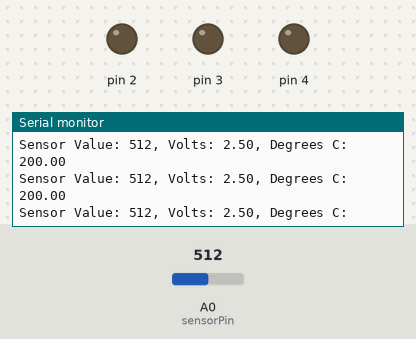
Simulated run of this sketch. Board: Arduino Uno, built with avr-gcc and run on an emulated ATmega328P. Shown: output pins drawn as LEDs (lit = HIGH), the last lines printed to the serial monitor. Inputs (shaded band) come from the test bench; at power-on: A0 (sensorPin) = 512.

Above: at 1.2 s.
1.3 s: A0 (sensorPin) set to 324
At 1.39 s:
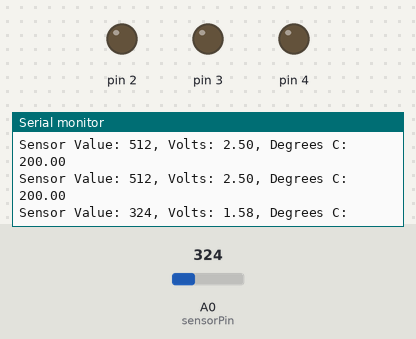
4.3 s: A0 (sensorPin) set to 297
At 4.31 s:
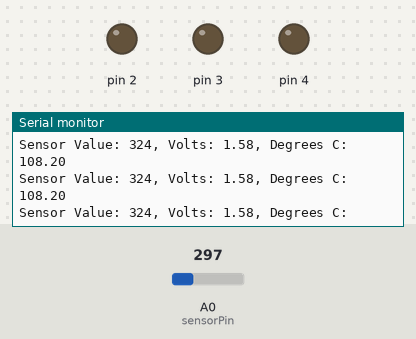
Timing chart, 0 to 7.3 s (numbered marks = the images above; inputs shaded):
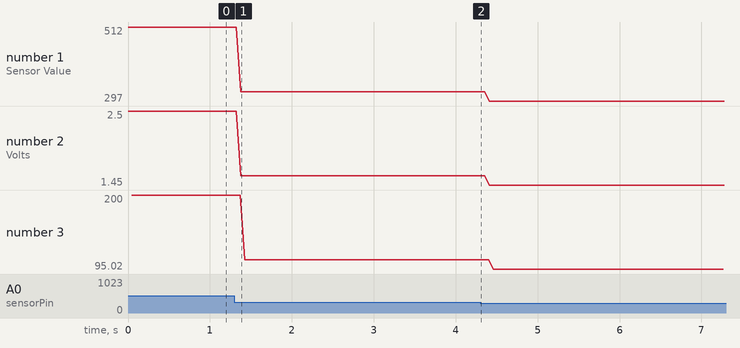

The sketch:

HeatMeter.ino
```cpp
// test some TMP and analoginput

const int sensorPin = A0;
const float baselineTemp = 28.0;

void setup() {
  Serial.begin(9600); // open serialPort

  for(int pinNumber = 2; pinNumber<5; pinNumber++){
    pinMode(pinNumber, OUTPUT); // set as output 2-4
    digitalWrite(pinNumber, LOW);
  }
}
void loop() {
  int sensorVal=analogRead(sensorPin); // 0 -1023
  Serial.print("Sensor Value: ");
  Serial.print(sensorVal);

  float voltage = (sensorVal/1024.0)*5; // 0-5 V, rescale
  Serial.print(", Volts: ");
  Serial.print(voltage);

  Serial.println(", Degrees C: ");
  //convert the voltage to temperature in degrees
  float temperature = (voltage- 0.5)* 100;
  Serial.println(temperature);

if(temperature < baselineTemp +1){
  digitalWrite(2, LOW);
  digitalWrite(3, LOW);
  digitalWrite(4, LOW);
  }else if(temperature >= baselineTemp+1 && temperature < baselineTemp+2){
    digitalWrite(2, HIGH);
    digitalWrite(3, LOW);
    digitalWrite(4, LOW);
  }else if(temperature >= baselineTemp+3 && temperature < baselineTemp+4){
    digitalWrite(2, HIGH);
    digitalWrite(3, HIGH);
    digitalWrite(4, LOW);
  }else if(temperature >= baselineTemp+4 && temperature < baselineTemp+5){
    digitalWrite(2, HIGH);
    digitalWrite(3, HIGH);
    digitalWrite(4, HIGH);
  }
  delay(1);
} //loop
```

Measured:
- after the input at 1.3 s, the serial monitor: prints a new line after 0.08 s (image 1)
- plotted number 1: 512 → 324 after the input at 1.3 s, 324 → 297 after the input at 4.3 s
- plotted number 2: 2.5 → 1.58 after the input at 1.3 s, 1.58 → 1.45 after the input at 4.3 s
- plotted number 3: 200 → 108.2 after the input at 1.3 s, 108.2 → 95.02 after the input at 4.3 s
